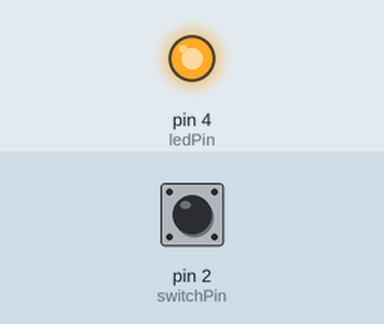
Recording of a sketch running on a simulated Arduino Uno, built with avr-gcc and run on an emulated ATmega328P. Parts: output pins drawn as LEDs (lit = HIGH). The test bench sets the inputs (shaded band); at power-on: pin 2 (switchPin) HIGH. What the sketch prints to the serial monitor is not drawn.

Above: at 1.2 s.
1.3 s: pin 2 (switchPin) pulled LOW for 0.15 s
At 1.37 s:
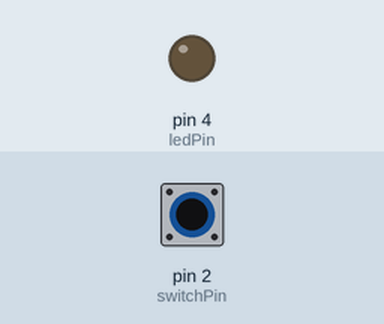
2.9 s: pin 2 (switchPin) pulled LOW for 3.2 s
At 7.1 s:
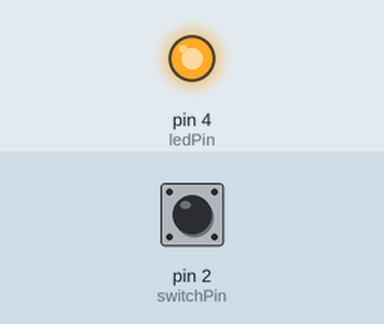
Timing chart, 0 to 8.6 s (numbered marks = the images above; inputs shaded):
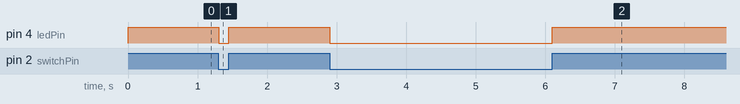

Measured:
- after the input at 1.3 s, pin 4 (ledPin): HIGH → LOW at once, → HIGH 0.15 s later
- after the input at 2.9 s, pin 4 (ledPin): HIGH → LOW at once, → HIGH 3.2 s later

The sketch:

door_sensor.ino
```cpp
const int switchPin = 2;
const int ledPin = 4;
void setup() {
  Serial.begin(9600);
  pinMode(switchPin, INPUT);
  pinMode(ledPin, OUTPUT);
  digitalWrite(switchPin, HIGH);
}

void loop() {
  Serial.println(digitalRead(switchPin));
  if(digitalRead(switchPin) == LOW){
    digitalWrite(ledPin, LOW);
  } else {
    digitalWrite(ledPin, HIGH);
  }
}
```
